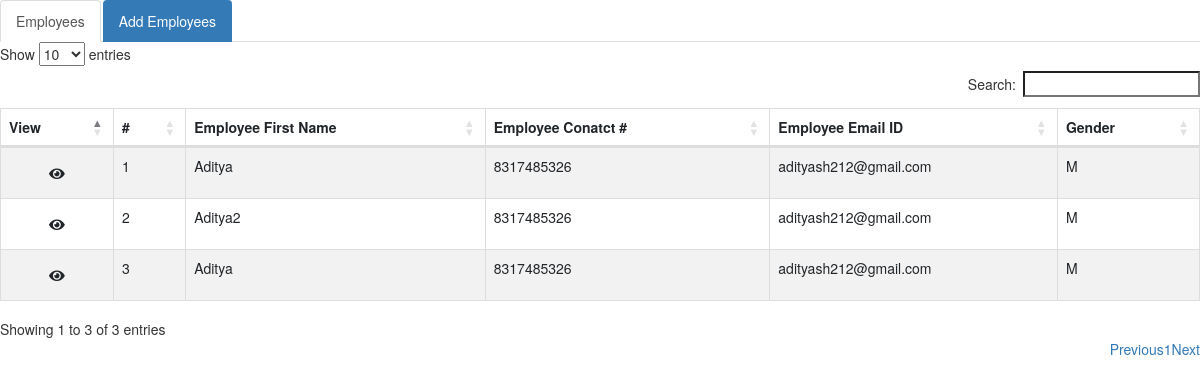
Before: / with the older database file.
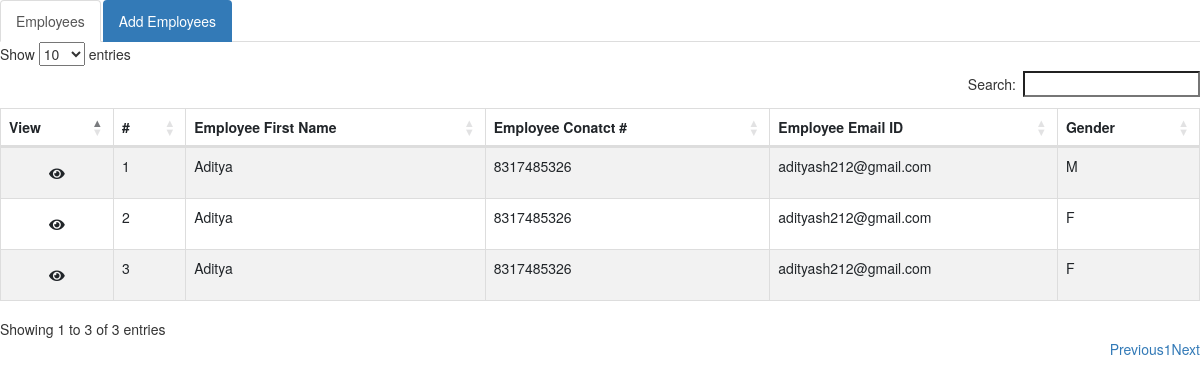
After: the same page with the newer database file.
### employee/models.py (models this page shows, shortened)
class Employee(models.Model):
    GENDER = [
        ('M', 'Male'),
        ('F', 'Female'),
        ('O', 'Others'),
    ]
    MARITIAL_STATUS = [
        ('M','Married'),
        ('N','Not Married')
    ]
    BLOOD_GROUP = [
        ('A+','A+'),
        ('A-','A-'),
        ('B+','B+'),
        ('B-','B-'),
        ('O+','O+'),
        ('O-','O-'),
        ('AB+','AB+'),
        ('AB-','AB-'),
    ]
    employee_first_name = models.CharField(max_length = 50,null=False, blank=False)
    employee_middle_name = models.CharField(max_length = 50,blank=True)
    employee_last_name = models.CharField(max_length = 50,null=False, blank=False)
    gender = models.CharField(max_length = 1,choices=GENDER,null=False, blank=False)
    mobile_number = models.IntegerField(null=False, blank=False)
    date_of_birth = models.DateField( )
    alternate_mobile_number = models.IntegerField( null=True,blank=True)
    email_id = models.EmailField(max_length = 50,null=False, blank=False)
    maritial_staus = models.CharField(max_length = 1,choices=MARITIAL_STATUS,null=False, blank=False)
    blood_group = models.CharField(max_length = 3,choices=BLOOD_GROUP,null=False, blank=False)
    user =  models.ForeignKey(User, on_delete=models.CASCADE)

### employee/views.py (the view)
# urls.py: path('',EmployeeDetails.as_view(),name='details_employee'),
class EmployeeDetails(TemplateView):  # View to Show All the Employee
    def get(self,request):
        employees = Employee.objects.all()
        context ={
            'employees':employees
        }
        return render(request,'employee/employee_details.html',context)

### employee/templates/employee/employee_details.html (shortened to what this page needs)
 {% extends "employee/base.html" %}
 {% block app %}
<ul class="nav nav-tabs">
    <li class="active"><a href="#menu1">Employees</a></li>
    <li ><a class="btn btn-primary" href="{% url 'add_employee' %}">Add Employees</a></li>
</ul>
 <div class="tab-content ">
    <div id="menu1" class="tab-pane show">
        <table id="example" class="table table-striped table-bordered" style="width:100%">
        <thead>
            <tr>
                <th>View</th>
                <th>#</th>
                <th>Employee First Name</th>
                <th>Employee Conatct #</th>
                <th>Employee Email ID</th>
                <th>Gender</th>
            </tr>
        </thead>
        <tbody>
        {% for employee in employees%}
            <tr>
                <td><a class="btn btn-block" href="{% url 'view_employee' employee.pk %}"><i class="fas fa-eye"></i></a></td>
                <td>{{employee.pk}}</td>
                <td>{{employee.employee_first_name}}</td>
                <td>{{employee.mobile_number}}</td>
                <td>{{employee.email_id}}</td>
                <td>{{employee.gender}}</td>
            </tr>
        {% endfor %}
        </tbody>
    </table>
    </div>
</div>
<div class="row">
<div class="col">
</div>
</div>
 {% endblock app %}

### employee/templates/employee/base.html (shortened to what this page needs)
<!doctype html>
<html lang="en">
  <head>
    <link rel="stylesheet" href="https://cdn.jsdelivr.net/npm/bootstrap@4.0.0/dist/css/bootstrap.min.css">
    <link rel="stylesheet" href="https://cdnjs.cloudflare.com/ajax/libs/twitter-bootstrap/4.5.2/css/bootstrap.css">
    <link rel="stylesheet" href="https://cdn.datatables.net/1.12.1/css/dataTables.bootstrap4.min.css">
    <link rel="stylesheet" href="https://cdnjs.cloudflare.com/ajax/libs/font-awesome/5.15.4/css/all.min.css" />
    <link rel="stylesheet" href="https://maxcdn.bootstrapcdn.com/bootstrap/3.4.1/css/bootstrap.min.css">
  </head>
  <body>
    {% block app %}
    {% endblock app %}
  </body>
</html>

Changed rows visible on the page:
changed Employee id 2: employee_first_name "Aditya2" → "Aditya"; gender "M" → "F"
changed Employee id 3: gender "M" → "F"
